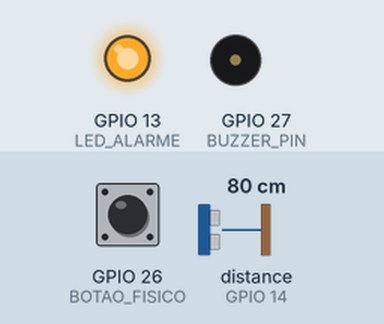
This sketch was run on a simulated ESP32. Shown: output pins drawn as LEDs (lit = HIGH), buzzer (waves = sounding, pin HIGH). The test bench sets the inputs (shaded band); at power-on: GPIO 26 (BOTAO_FISICO) LOW, distance to the obstacle (sensor on GPIO 14) 80 cm. The echo pulse lasts 58.3 µs per cm; what the sketch prints to the serial monitor is not drawn.

Above: at 3.7 s.
At 4.7 s:
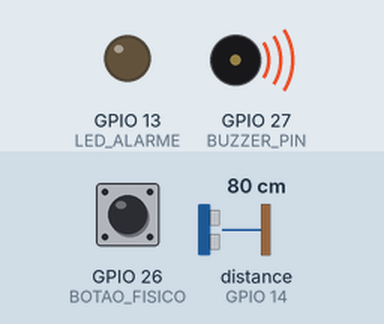
At 8.7 s:
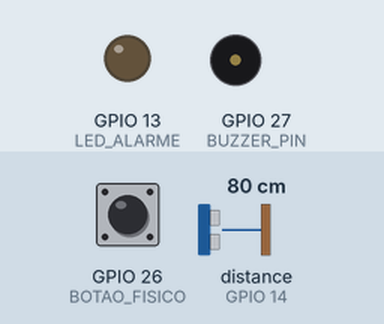
Timing chart, 0 to 10.4 s (numbered marks = the images above):
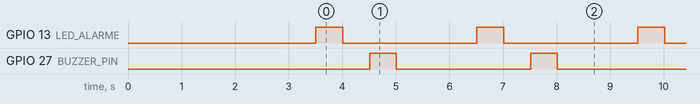

The sketch:

Monitor_temperatura.ino
```cpp
#include <math.h>
#include "AdafruitIO_WiFi.h"
#include "NewPing.h" // instalar bibiotacas *

//Configuração da rede WIFI
#define WIFI_SSID "..."
#define WIFI_PASS "..."

// Autenticação Adafruit IO
#define IO_USERNAME "..."
#define IO_KEY "..."

AdafruitIO_WiFi io(IO_USERNAME, IO_KEY, WIFI_SSID, WIFI_PASS);

#define pinNTC 34 // pino do sensor de temperatura
//#define pinLed 14 // pino do led

#define BUZZER_PIN 27
#define LED_ALARME 13
#define BOTAO_FISICO 26
#define TRIG_PIN 12
#define ECHO_PIN 14

//Configuração Ultrassonico
#define MAX_DISTANCE 100
NewPing sonar(TRIG_PIN, ECHO_PIN, MAX_DISTANCE);

// Controle de envio de dados
float temp_atual = 0;
float temp_anterior = -1;

//Variavel / ponteiro para referenciar o feed temperatura
AdafruitIO_Feed *temperatura = io.feed("Temperatura");
AdafruitIO_Feed *ledFeed = io.feed("botaoled");
AdafruitIO_Feed *botaoalarme = io.feed("botaoalarme");


const float Rfixo = 10000.0; // Resistor do projeto
const float Beta = 3950.0;
const float R0 = 10000.0; // nominal do NTC
const float T0_kelvin = 298.15; // 25°C em Kelvin
const float Vcc = 3.3;

void setup() {
  pinMode(pinNTC, INPUT);
  //pinMode(pinLed, OUTPUT);
  pinMode(BUZZER_PIN, OUTPUT);
  pinMode(LED_ALARME, OUTPUT);
  pinMode(BOTAO_FISICO, INPUT);
  Serial.begin(115200);

  while(!Serial);

  Serial.print("Conectando ao adafruit IO");
  io.connect();

  while(io.status() < AIO_CONNECTED){
    Serial.print(".");
    delay(500);
  }

  Serial.println();
  Serial.println(io.statusText());

  // Configuração do callback, quando o feed receber(atualizar) um valor
  // temperatura -> onMessage(handleTemperatura);
  ledFeed->onMessage(handleBotaoLed);
  //registra a função de callback
  // ela será chamada sempre que o feed receber um novo dado


  delay(2000);
}

void loop() {
  //Manter a coneção com o Adafruit IO ativa
  //io.run();
  //publicacao(); //chamada da função publish

  Serial.print(F("Distancia lida: "));
  Serial.println(sonar.ping_cm());
  testeLed();
  testeBuzzer();
  testeBotao(BOTAO_FISICO);
  delay(500);
}
```

buzzer.ino
```cpp
void testeBuzzer(){
  digitalWrite(BUZZER_PIN, HIGH);
  delay(500);
  digitalWrite(BUZZER_PIN, LOW);
  delay(500);
}
```

led.ino
```cpp
void testeLed(){
  digitalWrite(LED_ALARME, HIGH);
  delay(500);
  digitalWrite(LED_ALARME, LOW);
  delay(500);
}
```

publish.ino
```cpp
float lerTemperaturaNTC(int pino, int numLeituras){
  long somaLeituras = 0;

  for(int i = 0; i < numLeituras; i++){
    somaLeituras += analogRead(pino);
    delay(5);
  }

  float leituraMedia = somaLeituras /  (float)numLeituras;

  float Vout = leituraMedia * (Vcc / 4095.0);
  float Rntc = Rfixo * ((Vcc / Vout) - 1.0);
  float tempK = 1.0 / ((1.0 / T0_kelvin) + (1.0 / Beta)* log(Rntc/ R0));

  return tempK - 273.15;
}

void publicacao(){
  temp_atual = lerTemperaturaNTC(pinNTC, 10);
  //Verificando alteração na temperatura
  if(temp_atual == temp_anterior){
    return;
  }

  // Serial.print("Temperatura analógica: ");
  // Serial.println(analogRead(pinNTC));

  Serial.print(F("Temperatura enviada: "));
  Serial.print(temp_atual, 2);
  Serial.println(F("°C"));

  //Registro/envio no feed "temperatura" no Adafruit IO
  temperatura -> save(temp_atual);

  temp_anterior = temp_atual;
}
```

pushbottom.ino
```cpp
void testeBotao(int pinoBotao){
  Serial.print(F("Estado Botao: "));
  Serial.println(digitalRead(pinoBotao));
  delay(500);
}
```

subscribe.ino
```cpp
// Função chamada automaticamente quando o feed receber atualizações
void handleTemperatura(AdafruitIO_Data *data) {
  float temp = data->toFloat();

  Serial.print(F("Temperatura do feed: "));
  Serial.print(temp, 2);
  Serial.println(F("°C"));

  //lógica para acender ou não o led
  // if(temp < 0){
  //   digitalWrite(pinLed, HIGH);
  // }
  // else{
  //   digitalWrite(pinLed, LOW);
  // }
}

void handleBotaoLed(AdafruitIO_Data *data) {
  // if (!data->toBool()) {
  //   digitalWrite(pinLed, HIGH);
  // } else {
  //   digitalWrite(pinLed, LOW);
  // }
}
```

Measured:
- by itself, GPIO 13 (LED_ALARME), GPIO 27 (BUZZER_PIN): alternates HIGH for 0.50 s and LOW for 2.5 s
- by itself, everything shown: repeats every 3.0 s, in 4 steps
